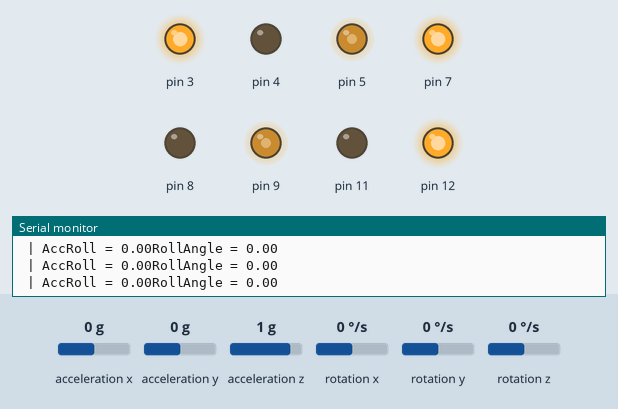
A sketch run on a simulated Arduino Uno, built with avr-gcc and run on an emulated ATmega328P. Parts: output pins drawn as LEDs (lit = HIGH), the last lines printed to the serial monitor. Wiring (inferred from the names in the program): MPU-6050 motion sensor at I2C address 0x68. The inputs (shaded band) are chosen by the test bench; at power-on: acceleration x 0 g, acceleration z 1 g, acceleration y 0 g, rotation x 0 °/s, rotation y 0 °/s, rotation z 0 °/s.

Above: at 1.2 s.
1.3 s: acceleration x set to 0.2 g
At 2.5 s:
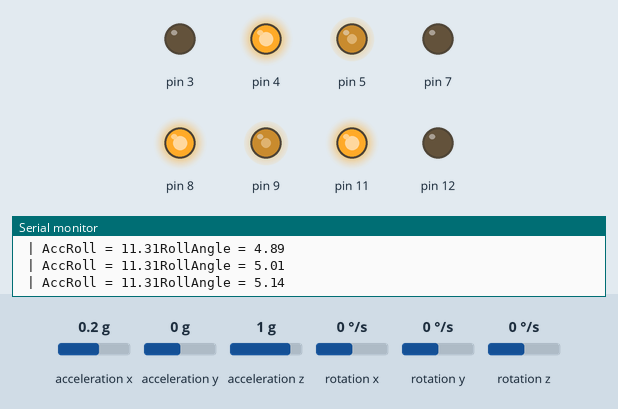
2.8 s: acceleration z set to 0.1 g
4.3 s: acceleration z set to -0.2 g
At 5.5 s:
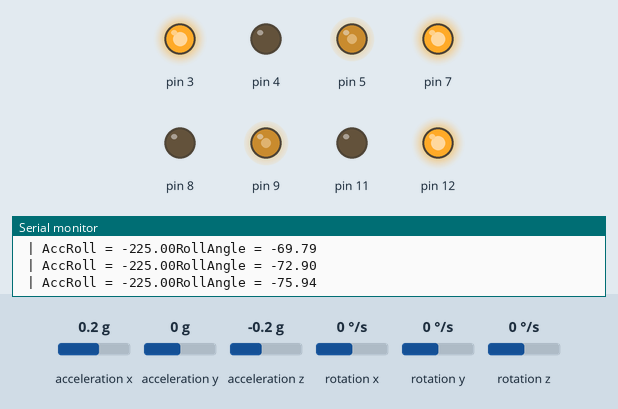
7.3 s: acceleration z set to 0 g
At 10.1 s:
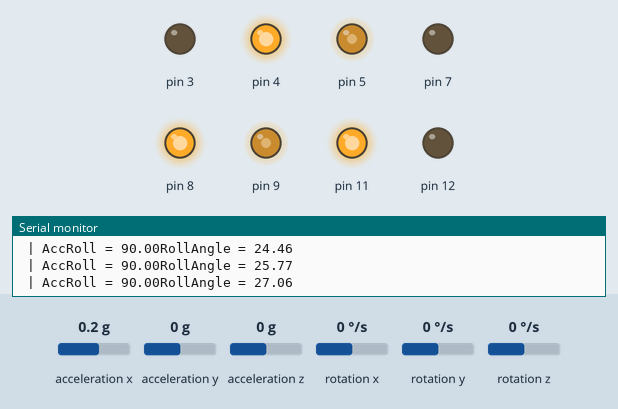
10.3 s: acceleration x set to -1.4 g
At 11.9 s:
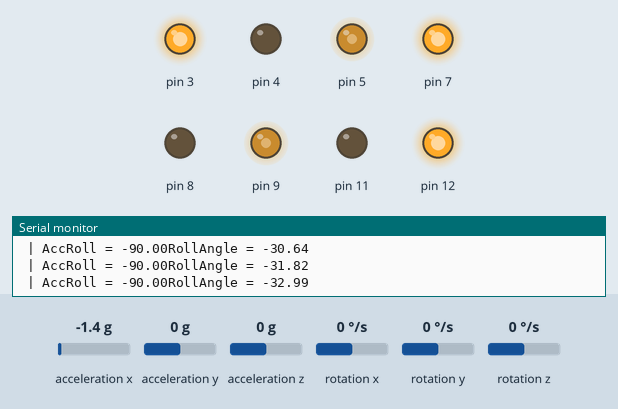
Timing chart, 0 to 13.4 s (numbered marks = the images above; inputs shaded):
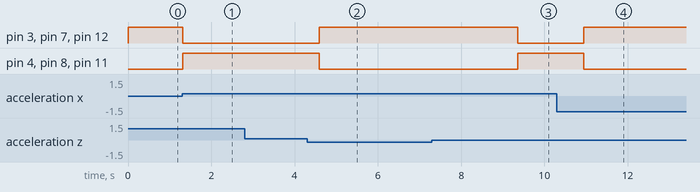

Measured:
- the behaviour switches between 0 and 0.1 g on acceleration x (found by bisection; images 0 and 1)
- the behaviour switches between 0 and -0.1 g on acceleration z (found by bisection; images 1 and 2)
- after the input at 1.3 s, pin 3, pin 7, pin 12: HIGH → LOW at once; pin 4, pin 8, pin 11: LOW → HIGH at once
- after the input at 4.3 s, pin 3, pin 7, pin 12: LOW → HIGH after 0.30 s; pin 4, pin 8, pin 11: HIGH → LOW after 0.30 s
- after the input at 7.3 s, pin 3, pin 7, pin 12: HIGH → LOW after 2.1 s; pin 4, pin 8, pin 11: LOW → HIGH after 2.1 s
- after the input at 10.3 s, pin 3, pin 7, pin 12: LOW → HIGH after 0.64 s; pin 4, pin 8, pin 11: HIGH → LOW after 0.64 s

The sketch:

MPU6065_Test.ino
```cpp
#include<Wire.h>
const int MPU_addr = 0x68; // I2C address of the MPU-6050
int16_t AcX, AcY, AcZ, Tmp, GyX, GyY, GyZ;
uint32_t timer;
float gyroRateY;

double accRoll = 0;

// PID variables
int outMax = 255;
int outMin = -255;
float lastInput = 0;
double ITerm =0;
double kp = 100;         // Proportional value
double ki = 2;           // Integral value
double kd = 0;           // Derivative value

double Setpoint = 0;     // Initial setpoint is 0

double RollAngle = 0; // Roll angle variable
int power = 135;

void setup() {
  Wire.begin();
  Wire.beginTransmission(MPU_addr);
  Wire.write(0x6B);  // PWR_MGMT_1 register
  Wire.write(0);     // set to zero (wakes up the MPU-6050)
  Wire.endTransmission(true);
   Serial.begin(9600);

pinMode(11, OUTPUT);
pinMode(12, OUTPUT);
  pinMode(3, OUTPUT);
  pinMode(4, OUTPUT);
  pinMode(5, OUTPUT);


  // Right Motor
  pinMode(7, OUTPUT);
  pinMode(8, OUTPUT);
  pinMode(9, OUTPUT);

  analogWrite(5, power);
  analogWrite(9, power);
}


void loop() {
  timer = micros();       // Initialize timer
  Wire.beginTransmission(MPU_addr);
  Wire.write(0x3B);  // starting with register 0x3B (ACCEL_XOUT_H)
  Wire.endTransmission(false);
  Wire.requestFrom(MPU_addr, 14, true); // request a total of 14 registers
  AcX = Wire.read() << 8 | Wire.read(); // 0x3B (ACCEL_XOUT_H) & 0x3C (ACCEL_XOUT_L)
  AcY = Wire.read() << 8 | Wire.read(); // 0x3D (ACCEL_YOUT_H) & 0x3E (ACCEL_YOUT_L)
  AcZ = Wire.read() << 8 | Wire.read(); // 0x3F (ACCEL_ZOUT_H) & 0x40 (ACCEL_ZOUT_L)
  Tmp = Wire.read() << 8 | Wire.read(); // 0x41 (TEMP_OUT_H) & 0x42 (TEMP_OUT_L)
  GyX = Wire.read() << 8 | Wire.read(); // 0x43 (GYRO_XOUT_H) & 0x44 (GYRO_XOUT_L)
  GyY = Wire.read() << 8 | Wire.read(); // 0x45 (GYRO_YOUT_H) & 0x46 (GYRO_YOUT_L)
  GyZ = Wire.read() << 8 | Wire.read(); // 0x47 (GYRO_ZOUT_H) & 0x48 (GYRO_ZOUT_L)

//accRoll = 0;
accRoll = (atan2(AcZ, -(AcX )) - PI / 2) * RAD_TO_DEG;

  gyroRateY = -(GyY) / 131;  // should give deg/s

  double dt = ((double)(micros() - timer) );
  double dgyroRoll = gyroRateY * dt / 1000000;
  double filter = .98;
  RollAngle = filter * (RollAngle + dgyroRoll) + (1 - filter) * (accRoll);

  if (RollAngle > 0)
  {
    digitalWrite(11, HIGH);
    digitalWrite(12, LOW);

    digitalWrite(4, HIGH);
    digitalWrite(3, LOW);
    //analogWrite(5, power);

    digitalWrite(8, HIGH);
    digitalWrite(7, LOW);
    //analogWrite(9, power);
  }
  else
  {
    digitalWrite(12, HIGH);
    digitalWrite(11, LOW);

    digitalWrite(3, HIGH);
    digitalWrite(4, LOW);
    //analogWrite(5, power);

    digitalWrite(7, HIGH);
    digitalWrite(8, LOW);
    //analogWrite(9, power);
  }


  Serial.print(" | AccRoll = "); Serial.print(accRoll);
    Serial.print("RollAngle = "); Serial.println(RollAngle);
    /*
    Serial.print(" | gyroRateY =  "); Serial.print(gyroRateY); Serial.print("deg/s");
    Serial.print(" | GyroRoll =  "); Serial.print(dgyroRoll); Serial.print("deg");
    Serial.print(" | AccRoll = "); Serial.print(accRoll);
    Serial.print(" | AcX = "); Serial.print(AcX);
    Serial.print(" | AcY = "); Serial.print(AcY);
    Serial.print(" | AcZ = "); Serial.print(AcZ);
    Serial.print(" | Tmp = "); Serial.print(Tmp / 340.00 + 36.53); //equation for temperature in degrees C from datasheet
    Serial.print(" | GyX = "); Serial.print(GyX);
    Serial.print(" | GyY = "); Serial.print(GyY);
    Serial.print(" | GyZ = "); Serial.println(GyZ);
    //delay(333);

  */
}
```
